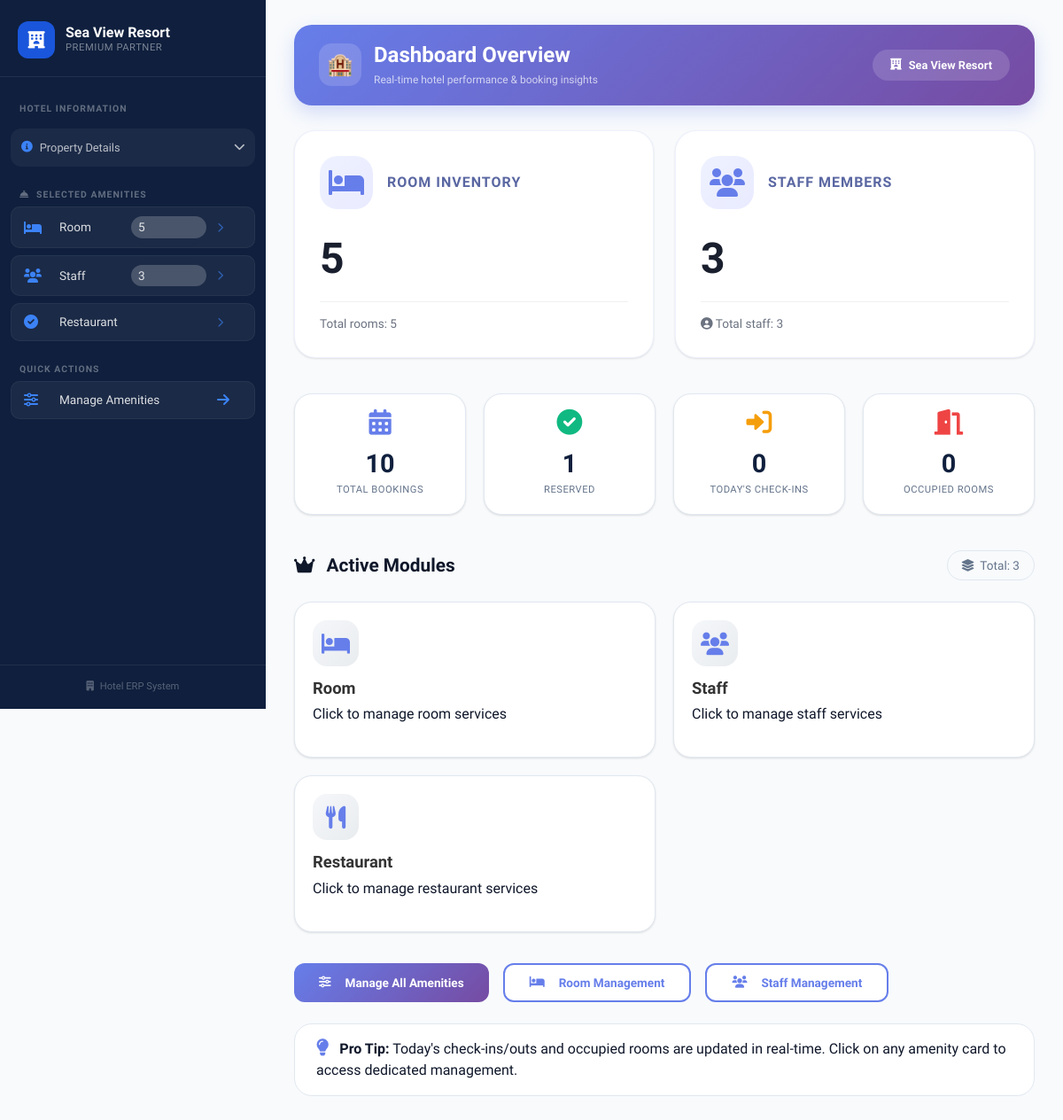
The app's page /dashboard/ (signed in), older data.
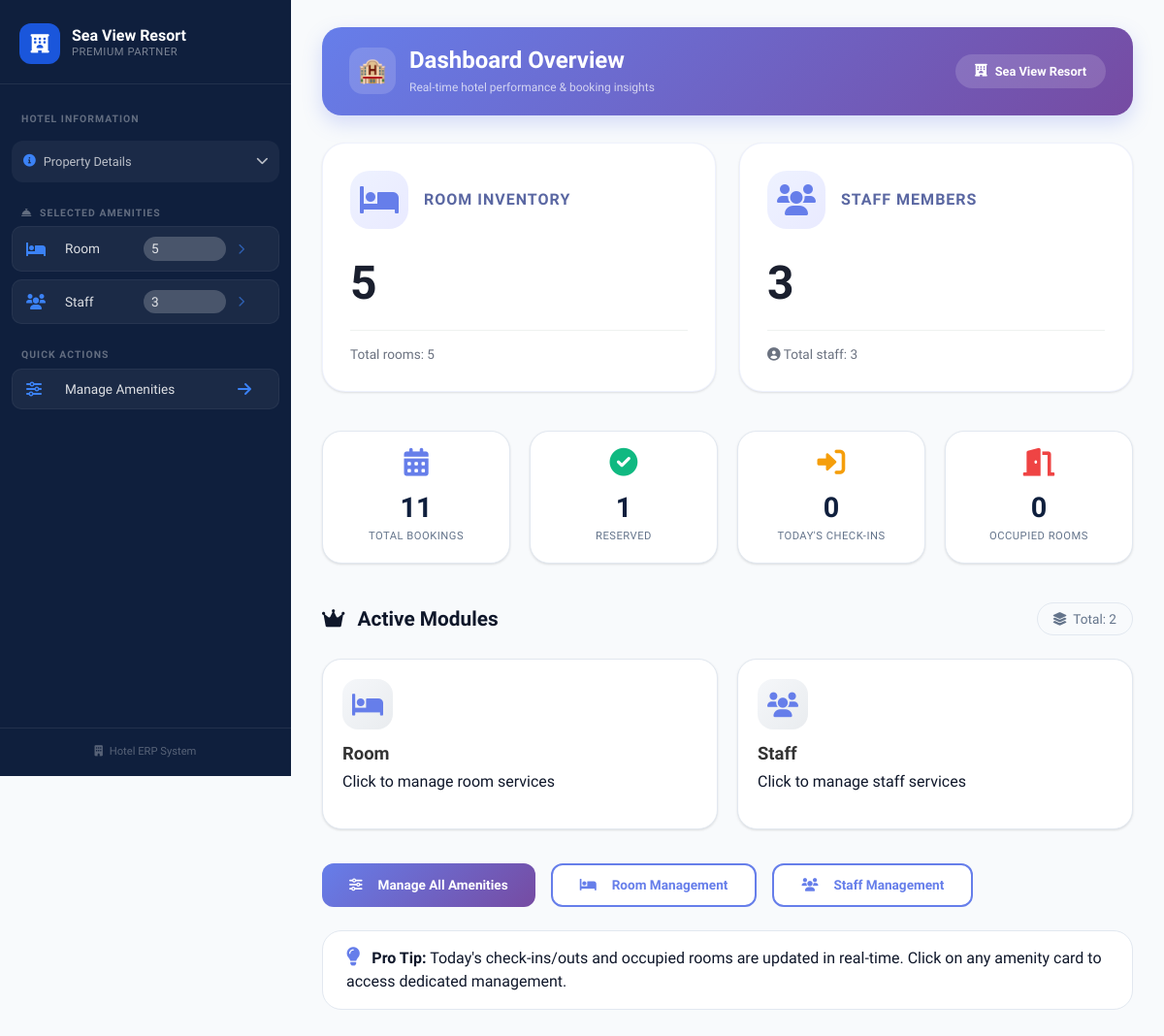
The same page, newer data.
### Accounts/models.py (models this page shows, shortened)
class Hotel(models.Model):
    hotel_name = models.CharField(max_length=100,unique=True)
    email = models.EmailField(null=True, blank=True)
    owner_name = models.CharField(max_length=100)
    address = models.TextField(max_length=200)
    city = models.CharField(max_length=100)
    property_type = models.CharField(max_length=50, default="Hotel")
    image = models.ImageField(upload_to="property_images/", null=True, blank=True)
    description = models.TextField(blank=True, null=True)
    amenities = models.TextField(blank=True, null=True)
    password = models.CharField(max_length=100)
    properties=models.ManyToManyField('Amenity', blank=True)
    is_approved = models.BooleanField(default=False)
    is_subscribed = models.BooleanField(default=False)

class Amenity(models.Model):
    AMENITY_TYPE = (
        ("default", "Default"),
        ("premium", "Premium"),
    )
    name = models.CharField(max_length=100)
    description = models.TextField(blank=True, null=True)
    amenity_type = models.CharField(
        max_length=10,
        choices=AMENITY_TYPE,
        default="default"
    )

### Accounts/views.py (the view)
# urls.py: path("dashboard/", dashboard, name="dashboard"),
def dashboard(request):
    hotel_id = request.session.get('hotel_id')
    if not hotel_id:
        return redirect("hotel_login")
    hotel = Hotel.objects.get(id=hotel_id)
    amenities = hotel.properties.all()
    total_rooms = Room.objects.filter(hotel=hotel).count()
    total_staff = Staff.objects.filter(hotel=hotel).count()
    total_bookings = Booking.objects.filter(hotel=hotel).count()
    reserved_count = Booking.objects.filter(
        hotel=hotel,
        status="confirmed"
    ).count()
    today = timezone.now().date()
    today_checkins = Booking.objects.filter(
        hotel=hotel,
        check_in=today,
        status="confirmed"
    ).count()
    today_checkouts = Booking.objects.filter(
        hotel=hotel,
        check_out=today,
        status="checked_in"
    ).count()
    occupied_rooms = Booking.objects.filter(
        hotel=hotel,
        status="checked_in"
    ).count()
    print(f"[DEBUG] {hotel.hotel_name} amenities: {[a.name for a in amenities]}")
    return render(request, "property.html", {
        "hotel": hotel,
        "amenities": amenities,
        "total_rooms": total_rooms,
        "total_staff": total_staff,
        "total_bookings": total_bookings,
        "reserved_count": reserved_count,
        "today_checkins": today_checkins,
        "today_checkouts": today_checkouts,
        "occupied_rooms": occupied_rooms,
    })

### templates/property.html (shortened to what this page needs)
<!DOCTYPE html>
<html lang="en">
<head>
    <link href="https://cdn.jsdelivr.net/npm/bootstrap@5.3.0/dist/css/bootstrap.min.css" rel="stylesheet">
    <link rel="stylesheet" href="https://cdnjs.cloudflare.com/ajax/libs/font-awesome/6.0.0-beta3/css/all.min.css">
</head>
<body>
<aside class="sidebar" id="sidebar">
    <div class="sidebar-brand">
        <div class="brand-logo">
            <div class="brand-icon"><i class="fas fa-hotel"></i></div>
            <div>
                <div class="brand-name">{{ hotel.hotel_name|default:"Hotel Name" }}</div>
                <div class="brand-sub">Premium Partner</div>
            </div>
        </div>
    </div>
    <nav class="sidebar-nav">
        <div class="nav-label">HOTEL INFORMATION</div>
        <div class="hotel-details-section">
            <div class="hotel-details-header" id="hotelDetailsToggle">
                <i class="fas fa-info-circle"></i>
                <span>Property Details</span>
                <i class="fas fa-chevron-down" id="detailsChevron"></i>
            </div>
        </div>
        <div class="nav-label" style="margin-top: 8px;"><i class="fas fa-concierge-bell me-1"></i> SELECTED AMENITIES</div>
        <div id="sidebar-amenities-list">
            {% if amenities %}
                {% for amenity in amenities %}
                    <div class="amenity-side-item" onclick="handleAmenityClick('{{ amenity.name }}')">
                        <i class="{% if amenity.name|lower == 'room' %}fas fa-bed{% elif amenity.name|lower == 'staff' %}fas fa-users{% else %}fas fa-check-circle{% endif %}"></i>
                        <span>{{ amenity.name }}</span>
                        {% if amenity.name|lower == 'room' %}
                            <span class="amenity-count-badge" id="roomCountBadge">0</span>
                        {% elif amenity.name|lower == 'staff' %}
                            <span class="amenity-count-badge" id="staffCountBadge">0</span>
                        {% endif %}
                        <i class="fas fa-chevron-right" style="font-size: 0.7rem; opacity: 0.6;"></i>
                    </div>
                {% endfor %}
            {% else %}
                <div class="empty-amenities-side">
                    <i class="fas fa-info-circle fa-2x mb-2 d-block"></i>
                    <p>No amenities selected yet.</p>
                    <a href="{% url 'amenities_page' %}" class="btn btn-sm btn-outline-light mt-2" style="color:white;border-color:rgba(255,255,255,0.3);text-decoration:none;">Add Amenities</a>
                </div>
            {% endif %}
        </div>
        <div class="nav-label" style="margin-top: 12px;">QUICK ACTIONS</div>
        <a href="{% url 'amenities_page' %}" class="amenity-side-item" style="text-decoration: none; display: flex;">
            <i class="fas fa-sliders-h"></i>
            <span>Manage Amenities</span>
            <i class="fas fa-arrow-right"></i>
        </a>
    </nav>
    <div class="sidebar-footer">
        <i class="fas fa-building me-1"></i> Hotel ERP System
    </div>
</aside>
<div class="main-content">
    <div class="topbar">
        <div class="topbar-icon">🏨</div>
        <div class="topbar-text">
            <h1>Dashboard Overview</h1>
            <p>Real-time hotel performance & booking insights</p>
        </div>
        <div class="hotel-name-pill">
            <i class="fas fa-hotel"></i> <strong>{{ hotel.hotel_name|default:"Hotel" }}</strong>
        </div>
    </div>
    <div class="stats-overview">
        <div class="stat-card-large">
            <div class="stat-header">
                <div class="stat-icon"><i class="fas fa-bed"></i></div>
                <h3>Room Inventory</h3>
            </div>
            <div class="stat-number-large" id="totalRoomsStat">{{ total_rooms|default:"0" }}</div>
            <div class="stat-detail">
                <div id="roomTypeBreakdown" class="room-types-breakdown">
                    <span class="type-badge">Total rooms: {{ total_rooms|default:"0" }}</span>
                </div>
            </div>
        </div>
        <div class="stat-card-large">
            <div class="stat-header">
                <div class="stat-icon"><i class="fas fa-users"></i></div>
                <h3>Staff Members</h3>
            </div>
            <div class="stat-number-large" id="totalStaffStat">{{ total_staff|default:"0" }}</div>
            <div class="stat-detail" id="staffDetailInfo">
                <i class="fas fa-user-circle"></i> Total staff: {{ total_staff|default:"0" }}
            </div>
        </div>
    </div>
    <div class="booking-stats-grid">
        <div class="booking-mini-card">
            <i class="fas fa-calendar-alt" style="color:#667eea"></i>
            <div class="number">{{ total_bookings|default:"0" }}</div>
            <div class="label">Total Bookings</div>
        </div>
        <div class="booking-mini-card">
            <i class="fas fa-check-circle" style="color:#10b981"></i>
            <div class="number">{{ reserved_count|default:"0" }}</div>
            <div class="label">Reserved</div>
        </div>
        <div class="booking-mini-card">
            <i class="fas fa-sign-in-alt" style="color:#f59e0b"></i>
            <div class="number">{{ today_checkins|default:"0" }}</div>
            <div class="label">Today's Check-ins</div>
        </div>
        <div class="booking-mini-card">
            <i class="fas fa-door-open" style="color:#ef4444"></i>
            <div class="number">{{ occupied_rooms|default:"0" }}</div>
            <div class="label">Occupied Rooms</div>
        </div>
    </div>
    <div class="section-title">
        <h4><i class="fas fa-crown me-2"></i> Active Modules</h4>
        <span class="badge-count">
            <i class="fas fa-layer-group me-1"></i> Total: {{ amenities|length|default:"0" }}
        </span>
    </div>
    <div class="amenities-grid" id="amenitiesGrid">
        {% if amenities %}
            {% for amenity in amenities %}
                <div class="amenity-main-card" onclick="handleAmenityClick('{{ amenity.name }}')">
                    <div class="amenity-main-icon">
                        <i class="{% if amenity.name|lower == 'room' %}fas fa-bed{% elif amenity.name|lower == 'staff' %}fas fa-users{% elif amenity.name|lower == 'restaurant' %}fas fa-utensils{% elif amenity.name|lower == 'pool' %}fas fa-swimming-pool{% elif amenity.name|lower == 'gym' %}fas fa-dumbbell{% elif amenity.name|lower == 'spa' %}fas fa-spa{% else %}fas fa-check-circle{% endif %}"></i>
                    </div>
                    <h5>{{ amenity.name }}</h5>
                    <p>Click to manage {{ amenity.name|lower }} services</p>
                </div>
            {% endfor %}
        {% endif %}
    </div>
    <div class="mt-4 d-flex gap-3 flex-wrap">
        <a href="{% url 'amenities_page' %}" class="btn-manage">
            <i class="fas fa-sliders-h me-2"></i> Manage All Amenities
        </a>
        {% if amenities %}
            {% for amenity in amenities %}
                {% if amenity.name|lower == "room" %}
                    <a href="/rooms/" class="btn-outline-manage">
                        <i class="fas fa-bed me-2"></i> Room Management
                    </a>
                {% endif %}
                {% if amenity.name|lower == "staff" %}
                    <a href="/staff/" class="btn-outline-manage">
                        <i class="fas fa-users me-2"></i> Staff Management
                    </a>
                {% endif %}
            {% endfor %}
        {% endif %}
    </div>
    <div class="alert-tip">
        <i class="fas fa-lightbulb me-2" style="color: #667eea; font-size: 1.2rem;"></i>
        <strong>Pro Tip:</strong> Today's check-ins/outs and occupied rooms are updated in real-time. Click on any amenity card to access dedicated management.
    </div>
</div>
</body>
</html>

Row changes from the older to the newer data that the page shows:
removed Amenity: name "Restaurant", name "restaurant"
Text that changed along with them:
{{ total_bookings|default:"0" }}: "10" → "11"
{{ amenities|length|default:"0" }}: "3" → "2"
